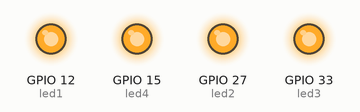
A sketch run on a simulated ESP32. On the bench: output pins drawn as LEDs (lit = HIGH).

Above: at 0.2 s.
At 1.7 s:
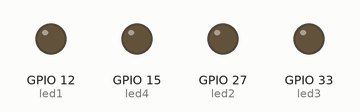
Timing chart, 0 to 3.0 s (numbered marks = the images above):
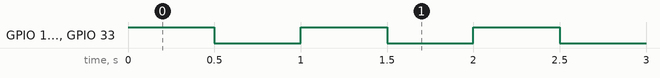

Measured:
- by itself, GPIO 12 (led1), GPIO 15 (led4), GPIO 27 (led2), GPIO 33 (led3): alternates HIGH for 0.50 s and LOW for 0.50 s

The sketch:

4xLEDs.ino
```cpp
int led1 = 12;
int led2 = 27;
int led3 = 33;
int led4 = 15;

void setup()
{
  // put your setup code here, to run once:
  pinMode(led1, OUTPUT);
  pinMode(led2, OUTPUT);
  pinMode(led3, OUTPUT);
  pinMode(led4, OUTPUT);

}

void loop()
{
  // put your main code here, to run repeatedly:
  digitalWrite(led1,HIGH);
  digitalWrite(led2,HIGH);
  digitalWrite(led3,HIGH);
  digitalWrite(led4,HIGH);
  delay(500);

  digitalWrite(led1,LOW);
  digitalWrite(led2,LOW);
  digitalWrite(led3,LOW);
  digitalWrite(led4,LOW);
  delay(500);

}
```
